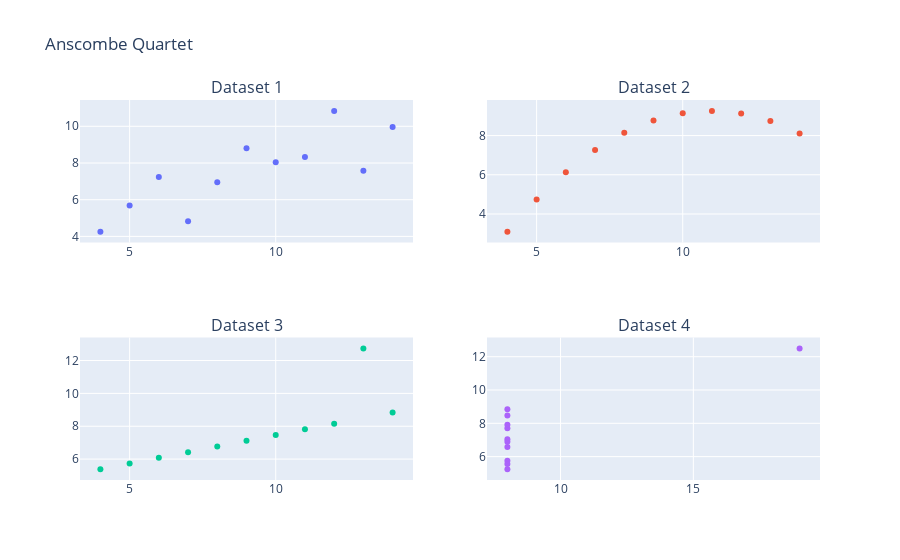

Notebook source saved alongside this figure:
### Markdown cell above
## Compare the four datasets visually by drawing some scatter plots.

### Code cell
fig = make_subplots(
    rows=2, 
    cols=2,
    subplot_titles=('Dataset 1', 'Dataset 2', 'Dataset 3', 'Dataset 4')
)

fig.add_trace(
    go.Scatter(x=df['x1'], y=df['y1'], mode='markers'),
    row=1, col=1,
)

fig.add_trace(
    go.Scatter(x=df['x2'], y=df['y2'], mode='markers'),
    row=1, col=2
)

fig.add_trace(
    go.Scatter(x=df['x3'], y=df['y3'], mode='markers'),
    row=2, col=1
)

fig.add_trace(
    go.Scatter(x=df['x4'], y=df['y4'], mode='markers'),
    row=2, col=2
)

fig.update_layout(title_text='Anscombe Quartet', showlegend=False)

### Figure 1 — Plotly figure (JSON) as saved in the notebook; plotly's stock layout.template omitted (floating-point values rounded to 4 significant figures)
{"data": [{"mode": "markers", "type": "scatter", "x": [10, 8, 13, 9, 11, 14, 6, 4, 12, 7, 5], "xaxis": "x", "y": [8.04, 6.95, 7.58, 8.81, 8.33, 9.96, 7.24, 4.26, 10.84, 4.82, 5.68], "yaxis": "y"}, {"mode": "markers", "type": "scatter", "x": [10, 8, 13, 9, 11, 14, 6, 4, 12, 7, 5], "xaxis": "x2", "y": [9.14, 8.14, 8.74, 8.77, 9.26, 8.1, 6.13, 3.1, 9.13, 7.26, 4.74], "yaxis": "y2"}, {"mode": "markers", "type": "scatter", "x": [10, 8, 13, 9, 11, 14, 6, 4, 12, 7, 5], "xaxis": "x3", "y": [7.46, 6.77, 12.74, 7.11, 7.81, 8.84, 6.08, 5.39, 8.15, 6.42, 5.73], "yaxis": "y3"}, {"mode": "markers", "type": "scatter", "x": [8, 8, 8, 8, 8, 8, 8, 19, 8, 8, 8], "xaxis": "x4", "y": [6.58, 5.76, 7.71, 8.84, 8.47, 7.04, 5.25, 12.5, 5.56, 7.91, 6.89], "yaxis": "y4"}], "layout": {"annotations": [{"font": {"size": 16}, "showarrow": false, "text": "Dataset 1", "x": 0.225, "xanchor": "center", "xref": "paper", "y": 1, "yanchor": "bottom", "yref": "paper"}, {"font": {"size": 16}, "showarrow": false, "text": "Dataset 2", "x": 0.775, "xanchor": "center", "xref": "paper", "y": 1, "yanchor": "bottom", "yref": "paper"}, {"font": {"size": 16}, "showarrow": false, "text": "Dataset 3", "x": 0.225, "xanchor": "center", "xref": "paper", "y": 0.375, "yanchor": "bottom", "yref": "paper"}, {"font": {"size": 16}, "showarrow": false, "text": "Dataset 4", "x": 0.775, "xanchor": "center", "xref": "paper", "y": 0.375, "yanchor": "bottom", "yref": "paper"}], "showlegend": false, "title": {"text": "Anscombe Quartet"}, "xaxis": {"anchor": "y", "domain": [0, 0.45]}, "xaxis2": {"anchor": "y2", "domain": [0.55, 1]}, "xaxis3": {"anchor": "y3", "domain": [0, 0.45]}, "xaxis4": {"anchor": "y4", "domain": [0.55, 1]}, "yaxis": {"anchor": "x", "domain": [0.625, 1]}, "yaxis2": {"anchor": "x2", "domain": [0.625, 1]}, "yaxis3": {"anchor": "x3", "domain": [0, 0.375]}, "yaxis4": {"anchor": "x4", "domain": [0, 0.375]}}}
